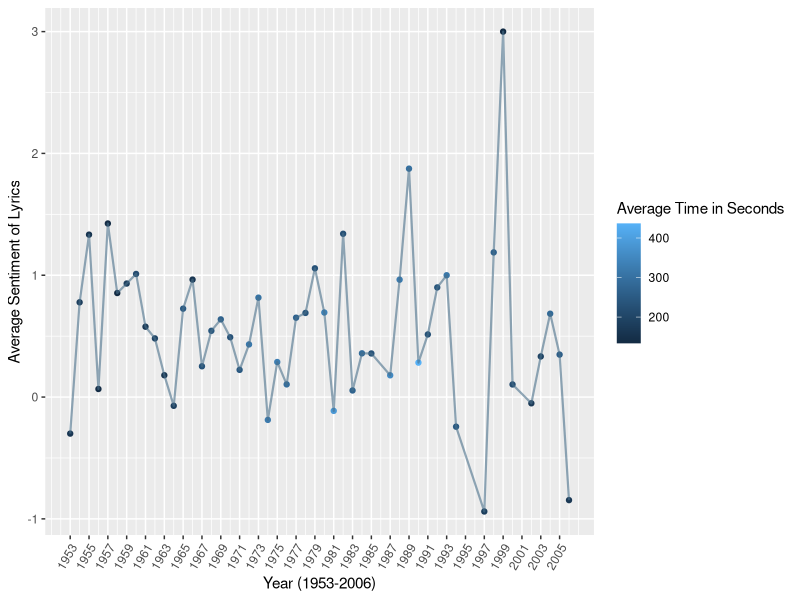
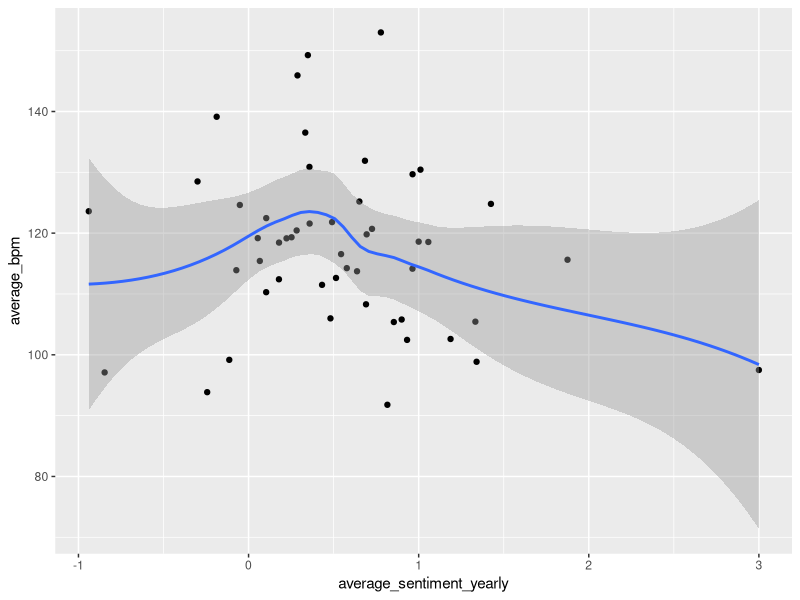
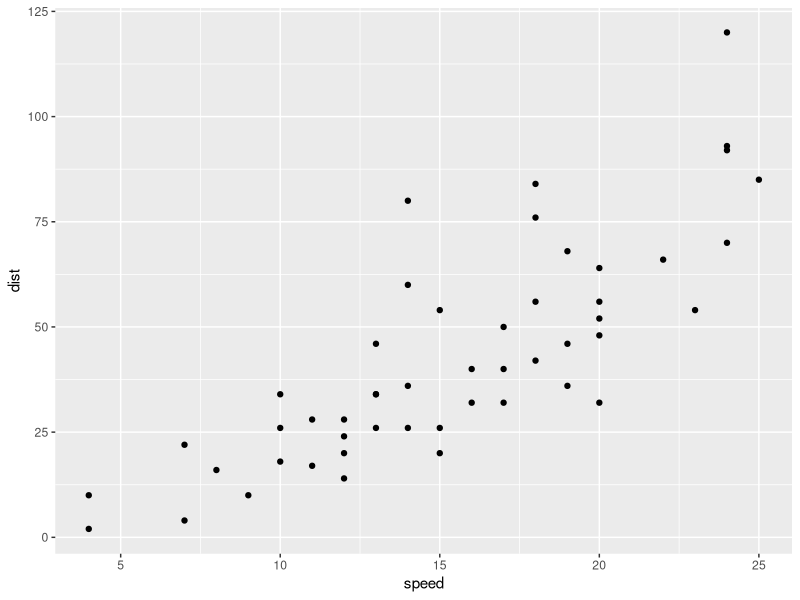
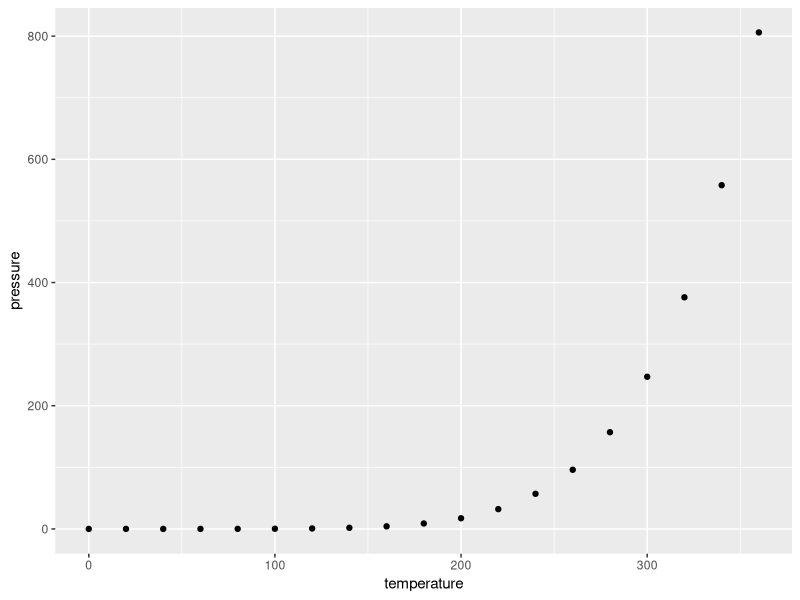
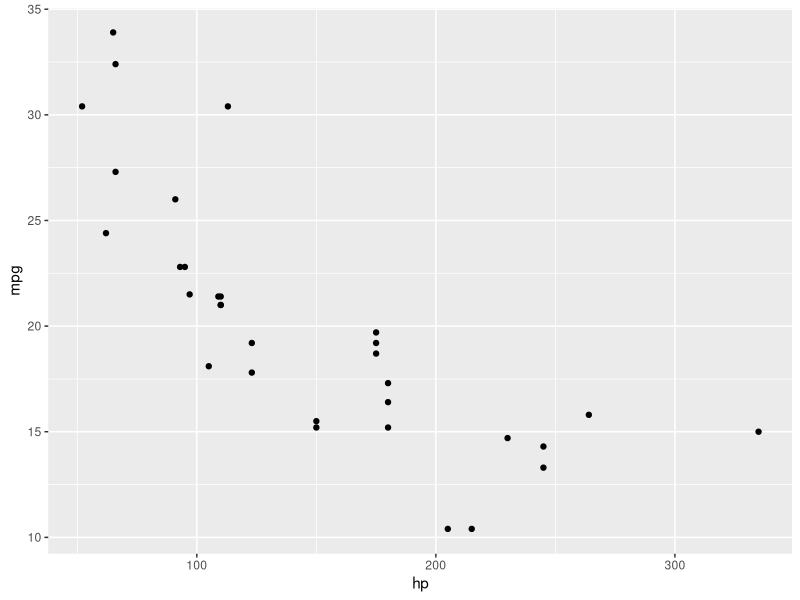

Reproduce these figures in R, in order.
## ---- chunk 1
#| label: setup
#| include: false

# Improve digit display and NA display for kable tables
options(scipen = 1, knitr.kable.NA = "")

# Load necessary packages
library(tidyverse)
library(knitr)
library(kableExtra)
## ---- chunk 2
#| label: plot 2
#| include: true
#| fig-width: 8

sentiment_data = read_csv("data/sentiment_by_year.csv")

ggplot(sentiment_data, aes(x = year, y = average_sentiment_yearly)) +
  geom_point(aes(color = average_time_seconds)) +
  geom_line(color = "skyblue4", linewidth = 0.75, alpha = 0.6) +
  scale_x_continuous(breaks = seq(min(sentiment_data$year), 
                                  max(sentiment_data$year), by = 2)) +
  labs(x = "Year (1953-2006)", y = "Average Sentiment of Lyrics",
       color = "Average Time in Seconds") +
  theme(axis.text.x = element_text(angle = 60, hjust = 1))

## ---- chunk 3

ggplot(sentiment_data, aes(x = average_sentiment_yearly, y = average_bpm)) +
  geom_point() +
  geom_smooth()
## ---- chunk 4
#| fig-cap: "Image courtesy of giphy.com"
#| fig-align: center
#| out-width: 100%
#| fig-link: "https://giphy.com/gifs/insecurehbo-3og0IT6sIWd1eh7bJm"

include_graphics("https://i.giphy.com/3og0IT6sIWd1eh7bJm.webp")
## ---- chunk 5
#| label: tbl-layout
#| tbl-cap: "Two tables side-by-side"
#| tbl-subcap: 
#|   - "First three rows of cars dataset"
#|   - "First three rows of pressure dataset"
#| layout-ncol: 2

cars |> 
  slice(1:3) |> 
  kable()

pressure |> 
  slice(1:3) |> 
  kable()
## ---- chunk 6
#| label: fig-layout
#| fig-cap: "Three figures in a complex layout"
#| fig-subcap: 
#|   - "cars"
#|   - "pressure"
#|   - "mtcars"
#| layout: [[4, -1, 4], [1]] 

ggplot(cars, aes(speed, dist)) +
  geom_point()

ggplot(pressure, aes(temperature, pressure)) +
  geom_point()

ggplot(mtcars, aes(hp, mpg)) +
  geom_point()
